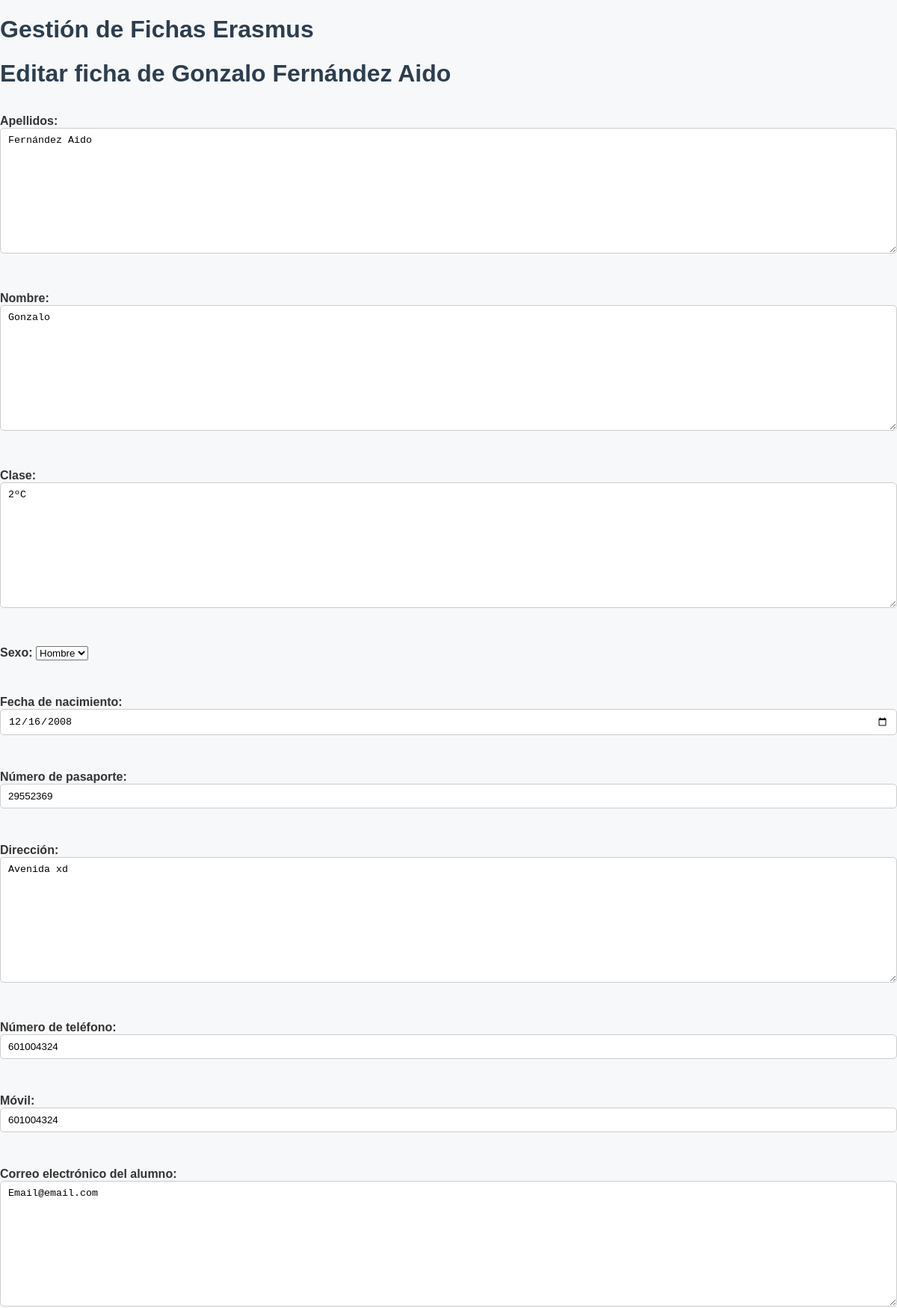
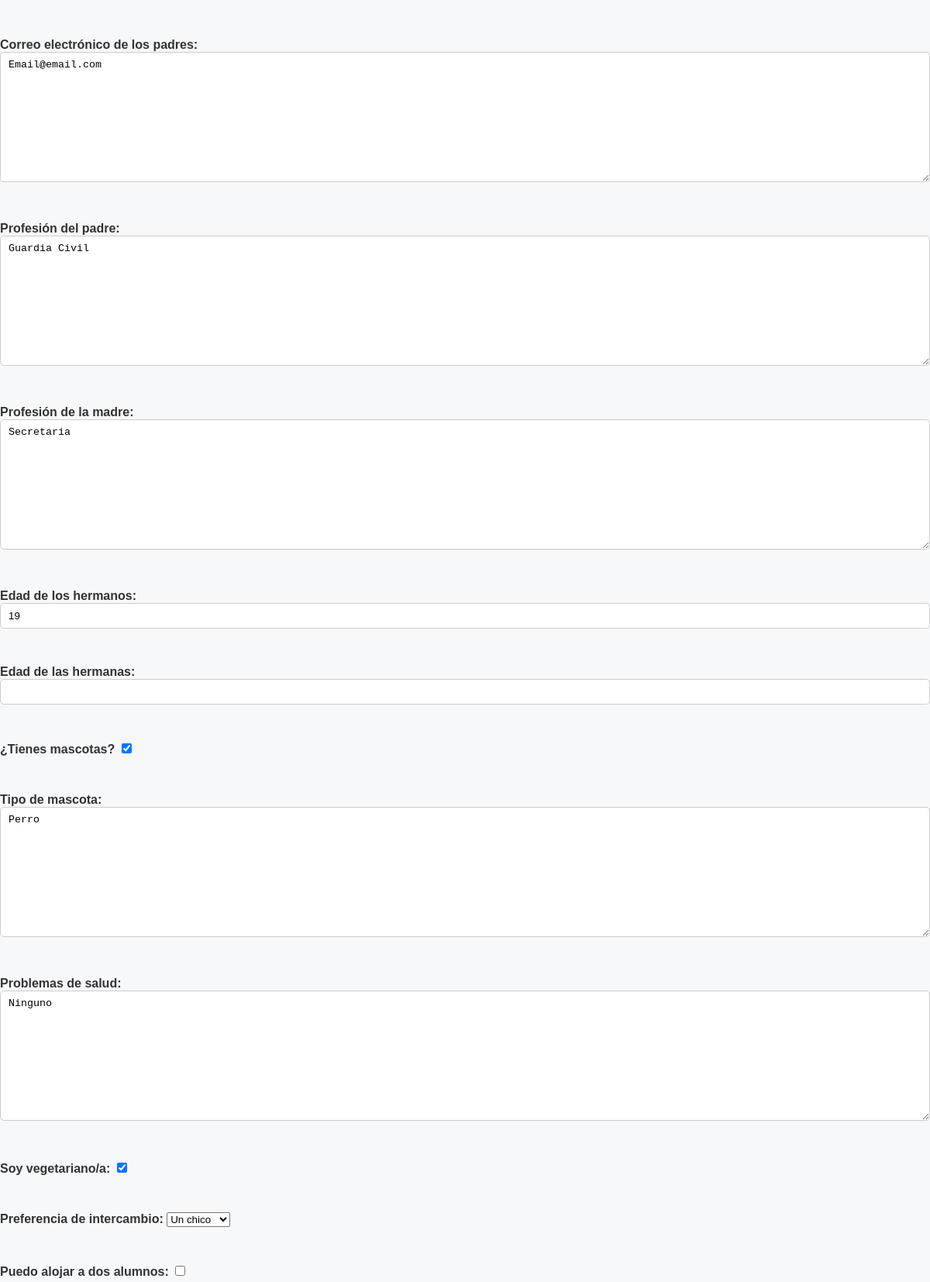
The app's page /app/ficha/2/editar/ (upper part) with its own data (2 pictures, top to bottom).
### app/models.py (models this page shows)
class Alumno(models.Model):
    apellidos = models.TextField()
    nombre = models.TextField()
    clase = models.TextField()
    sexo = models.TextField()
    fecha_nacimiento = models.DateField(null=True, blank=False)
    numero_pasaporte = models.IntegerField()
    direccion = models.TextField()
    numero_telefono = models.IntegerField()
    numero_movil = models.IntegerField()
    email_alumno = models.TextField(default='emailalum@email.com')
    email_padres = models.TextField(default='emailpadre@email.com')
    profesion_padre = models.TextField()
    profesion_madre = models.TextField()
    edad_hermanos = models.IntegerField(null=True, blank=True)
    edad_hermanas = models.IntegerField(null=True, blank=True)
    mascotas_tener = models.BooleanField(default=False)
    tipo_mascota = models.TextField(blank=True)
    problemas_salud = models.TextField(blank=True)
    es_vegetariano = models.BooleanField(default=False)
    pref_intercambio = models.TextField(blank=True, null=True)
    puede_alojar = models.BooleanField(default=False)
    larga_duracion = models.BooleanField(default=False)
    firma_alumno = models.TextField(blank=True, null=True)
    firma_padres = models.TextField(blank=True, null=True)

### app/views.py (the view)
# urls.py: path('ficha/<int:pk>/editar/', views.editar_ficha, name='editar_ficha'),
def editar_ficha(request, pk):
    alumno = get_object_or_404(Alumno, pk=pk)
    if request.method == 'POST':
        form = AlumnoForm(request.POST, instance=alumno)
        if form.is_valid():
            form.save()
            return redirect('principal')
    else:
        form = AlumnoForm(instance=alumno)
    return render(request, 'app/editar_ficha.html', {'form': form, 'alumno': alumno})

### app/templates/app/editar_ficha.html (shortened to what this page needs)
{% extends 'app/base.html' %}
{% block content %}
<h1>Editar ficha de {{ alumno.nombre }} {{ alumno.apellidos }}</h1>
<form method="POST">
    {{ form.as_p }}
</form>
{% endblock %}

### app/static/app/css/estilo.css (style rules this page uses)
body { font-family: 'Arial', sans-serif; background-color: #f7f8fa; color: #333; margin: 0; padding: 0; }
h1, h2, h3 { color: #2c3e50; margin-bottom: 20px; }
form { display: flex; flex-direction: column; gap: 15px; }
label { font-weight: bold; margin-bottom: 5px; }
input[type="text"], input[type="number"], input[type="email"], input[type="date"], textarea { padding: 8px 10px; border: 1px solid #ccc; border-radius: 5px; width: 100%; box-sizing: border-box; }
input[type="checkbox"] { margin-right: 10px; }

### records on screen
Alumno: nombre "Gonzalo", apellidos "Fernández Aido", clase "2ºC", sexo "Hombre", fecha_nacimiento "12/16/2008", numero_pasaporte "29552369", direccion "Avenida xd", numero_telefono "601004324", numero_movil "601004324", email_alumno "Email@email.com", email_padres "Email@email.com", profesion_padre "Guardia Civil", profesion_madre "Secretaria", edad_hermanos "19", mascotas_tener "☑", tipo_mascota "Perro", problemas_salud "Ninguno", es_vegetariano "☑", pref_intercambio "Un chico"
